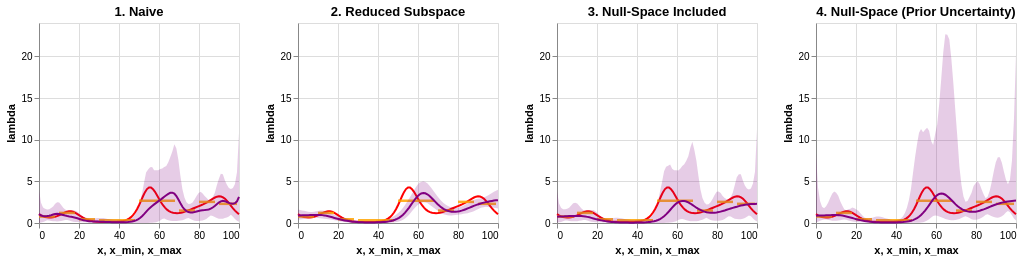

The code cell stored with this chart in its notebook:
### Markdown cell above
## Comparing All Four Experiments

### Code cell
experiment_order = [
    "1. Naive",
    "2. Reduced Subspace",
    "3. Null-Space Included",
    "4. Null-Space (Prior Uncertainty)",
]
sources = {
    "1. Naive": source_exp1,
    "2. Reduced Subspace": source_exp2,
    "3. Null-Space Included": source_exp3,
    "4. Null-Space (Prior Uncertainty)": source_exp4,
}

comparison_charts = [
    plot_posterior_band(sources[name], df_rates, df_expanded, title=name).properties(
        width=200, height=200
    )
    for name in experiment_order
]

alt.hconcat(*comparison_charts).resolve_scale(y="shared")
